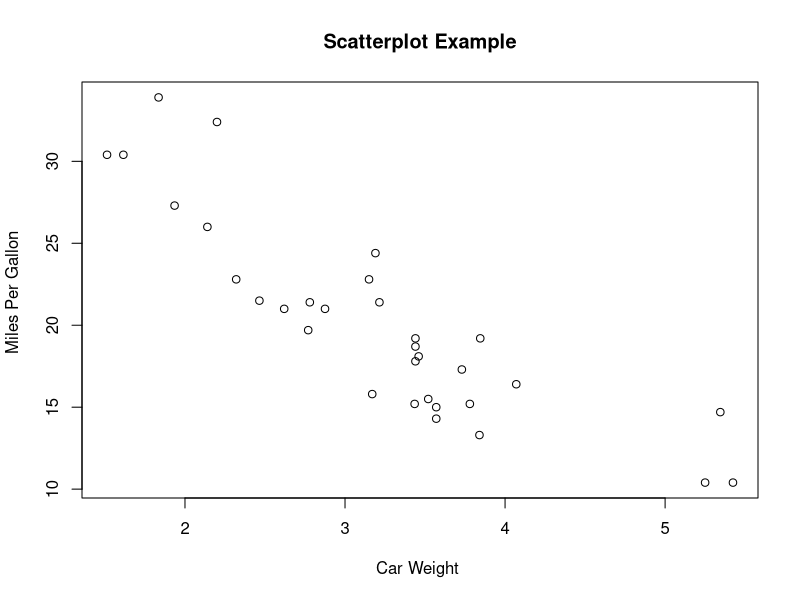

Generate this figure with R:
## ---- chunk 1
attach(mtcars)

plot(wt, mpg, main="Scatterplot Example", 
   xlab="Car Weight ", ylab="Miles Per Gallon ")
